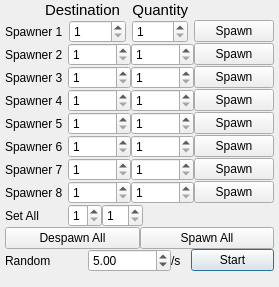
          <widget class="QWidget" name="spawn_tab">
           <attribute name="title">
            <string>Spawn</string>
           </attribute>
           <layout class="QVBoxLayout" name="verticalLayout_2">
            <property name="spacing">
             <number>0</number>
            </property>
            <property name="leftMargin">
             <number>5</number>
            </property>
            <property name="topMargin">
             <number>0</number>
            </property>
            <property name="rightMargin">
             <number>5</number>
            </property>
            <property name="bottomMargin">
             <number>5</number>
            </property>
            <item>
             <layout class="QHBoxLayout" name="horizontalLayout_30">
              <property name="spacing">
               <number>6</number>
              </property>
              <item>
               <spacer name="horizontalSpacer_3">
                <property name="orientation">
                 <enum>Qt::Horizontal</enum>
                </property>
                <property name="sizeHint" stdset="0">
                 <size>
                  <width>40</width>
                  <height>20</height>
                 </size>
                </property>
               </spacer>
              </item>
              <item>
               <widget class="QLabel" name="label_30">
                <property name="font">
                 <font>
                  <pointsize>11</pointsize>
                 </font>
                </property>
                <property name="text">
                 <string>Destination   Quantity</string>
                </property>
               </widget>
              </item>
              <item>
               <spacer name="horizontalSpacer_4">
                <property name="orientation">
                 <enum>Qt::Horizontal</enum>
                </property>
                <property name="sizeHint" stdset="0">
                 <size>
                  <width>85</width>
                  <height>20</height>
                 </size>
                </property>
               </spacer>
              </item>
             </layout>
            </item>
            <item>
             <layout class="QHBoxLayout" name="horizontalLayout_26">
              <property name="spacing">
               <number>6</number>
              </property>
              <item>
               <widget class="QLabel" name="label_26">
                <property name="font">
                 <font>
                  <weight>50</weight>
                  <bold>false</bold>
                 </font>
                </property>
                <property name="text">
                 <string>Spawner 1</string>
                </property>
               </widget>
              </item>
              <item>
               <widget class="QSpinBox" name="s1_destination_spinBox">
                <property name="minimum">
                 <number>1</number>
                </property>
                <property name="maximum">
                 <number>3</number>
                </property>
               </widget>
              </item>
              <item>
               <widget class="QSpinBox" name="s1_quantity_spinBox">
                <property name="minimum">
                 <number>1</number>
                </property>
               </widget>
              </item>
              <item>
               <widget class="QPushButton" name="s1_button">
                <property name="text">
                 <string>Spawn</string>
                </property>
                <property name="autoDefault">
                 <bool>false</bool>
                </property>
               </widget>
              </item>
             </layout>
            </item>
            <item>
             <layout class="QHBoxLayout" name="horizontalLayout">
              <item>
               <widget class="QLabel" name="label_8">
                <property name="text">
                 <string>Spawner 2</string>
                </property>
               </widget>
              </item>
              <item>
               <widget class="QSpinBox" name="s2_destination_spinBox">
                <property name="minimum">
                 <number>1</number>
                </property>
                <property name="maximum">
                 <number>3</number>
                </property>
               </widget>
              </item>
              <item>
               <widget class="QSpinBox" name="s2_quantity_spinBox">
                <property name="minimum">
                 <number>1</number>
                </property>
               </widget>
              </item>
              <item>
               <widget class="QPushButton" name="s2_button">
                <property name="text">
                 <string>Spawn</string>
                </property>
                <property name="autoDefault">
                 <bool>false</bool>
                </property>
               </widget>
              </item>
             </layout>
            </item>
            <item>
             <layout class="QHBoxLayout" name="horizontalLayout_3">
              <item>
               <widget class="QLabel" name="label_20">
                <property name="text">
                 <string>Spawner 3</string>
                </property>
               </widget>
              </item>
              <item>
               <widget class="QSpinBox" name="s3_destination_spinBox">
                <property name="minimum">
                 <number>1</number>
                </property>
                <property name="maximum">
                 <number>3</number>
                </property>
               </widget>
              </item>
              <item>
               <widget class="QSpinBox" name="s3_quantity_spinBox">
                <property name="minimum">
                 <number>1</number>
                </property>
               </widget>
              </item>
              <item>
               <widget class="QPushButton" name="s3_button">
                <property name="text">
                 <string>Spawn</string>
                </property>
                <property name="autoDefault">
                 <bool>false</bool>
                </property>
               </widget>
              </item>
             </layout>
            </item>
            <item>
             <layout class="QHBoxLayout" name="horizontalLayout_5">
              <item>
               <widget class="QLabel" name="label_21">
                <property name="text">
                 <string>Spawner 4</string>
                </property>
               </widget>
              </item>
              <item>
               <widget class="QSpinBox" name="s4_destination_spinBox">
                <property name="minimum">
                 <number>1</number>
                </property>
                <property name="maximum">
                 <number>3</number>
                </property>
               </widget>
              </item>
              <item>
               <widget class="QSpinBox" name="s4_quantity_spinBox">
                <property name="minimum">
                 <number>1</number>
                </property>
               </widget>
              </item>
              <item>
               <widget class="QPushButton" name="s4_button">
                <property name="text">
                 <string>Spawn</string>
                </property>
                <property name="autoDefault">
                 <bool>false</bool>
                </property>
               </widget>
              </item>
             </layout>
            </item>
            <item>
             <layout class="QHBoxLayout" name="horizontalLayout_27">
              <item>
               <widget class="QLabel" name="label_27">
                <property name="text">
                 <string>Spawner 5</string>
                </property>
               </widget>
              </item>
              <item>
               <widget class="QSpinBox" name="s5_destination_spinBox">
                <property name="minimum">
                 <number>1</number>
                </property>
                <property name="maximum">
                 <number>3</number>
                </property>
               </widget>
              </item>
              <item>
               <widget class="QSpinBox" name="s5_quantity_spinBox">
                <property name="minimum">
                 <number>1</number>
                </property>
               </widget>
              </item>
              <item>
               <widget class="QPushButton" name="s5_button">
                <property name="text">
                 <string>Spawn</string>
                </property>
                <property name="autoDefault">
                 <bool>false</bool>
                </property>
               </widget>
              </item>
             </layout>
            </item>
            <item>
             <layout class="QHBoxLayout" name="horizontalLayout_11">
              <item>
               <widget class="QLabel" name="label_22">
                <property name="text">
                 <string>Spawner 6</string>
                </property>
               </widget>
              </item>
              <item>
               <widget class="QSpinBox" name="s6_destination_spinBox">
                <property name="minimum">
                 <number>1</number>
                </property>
                <property name="maximum">
                 <number>3</number>
                </property>
               </widget>
              </item>
              <item>
               <widget class="QSpinBox" name="s6_quantity_spinBox">
                <property name="minimum">
                 <number>1</number>
                </property>
               </widget>
              </item>
              <item>
               <widget class="QPushButton" name="s6_button">
                <property name="text">
                 <string>Spawn</string>
                </property>
                <property name="autoDefault">
                 <bool>false</bool>
                </property>
               </widget>
              </item>
             </layout>
            </item>
            <item>
             <layout class="QHBoxLayout" name="horizontalLayout_23">
              <item>
               <widget class="QLabel" name="label_23">
                <property name="text">
                 <string>Spawner 7</string>
                </property>
               </widget>
              </item>
              <item>
               <widget class="QSpinBox" name="s7_destination_spinBox">
                <property name="minimum">
                 <number>1</number>
                </property>
                <property name="maximum">
                 <number>3</number>
                </property>
               </widget>
              </item>
              <item>
               <widget class="QSpinBox" name="s7_quantity_spinBox">
                <property name="minimum">
                 <number>1</number>
                </property>
               </widget>
              </item>
              <item>
               <widget class="QPushButton" name="s7_button">
                <property name="text">
                 <string>Spawn</string>
                </property>
                <property name="autoDefault">
                 <bool>false</bool>
                </property>
               </widget>
              </item>
             </layout>
            </item>
            <item>
             <layout class="QHBoxLayout" name="horizontalLayout_24">
              <item>
               <widget class="QLabel" name="label_24">
                <property name="text">
                 <string>Spawner 8</string>
                </property>
               </widget>
              </item>
              <item>
               <widget class="QSpinBox" name="s8_destination_spinBox">
                <property name="minimum">
                 <number>1</number>
                </property>
                <property name="maximum">
                 <number>3</number>
                </property>
               </widget>
              </item>
              <item>
               <widget class="QSpinBox" name="s8_quantity_spinBox">
                <property name="minimum">
                 <number>1</number>
                </property>
               </widget>
              </item>
              <item>
               <widget class="QPushButton" name="s8_button">
                <property name="text">
                 <string>Spawn</string>
                </property>
                <property name="autoDefault">
                 <bool>false</bool>
                </property>
               </widget>
              </item>
             </layout>
            </item>
            <item>
             <layout class="QHBoxLayout" name="horizontalLayout_32">
              <item>
               <widget class="QLabel" name="label_32">
                <property name="minimumSize">
                 <size>
                  <width>63</width>
                  <height>0</height>
                 </size>
                </property>
                <property name="text">
                 <string>Set All</string>
                </property>
               </widget>
              </item>
              <item>
               <widget class="QSpinBox" name="setAll_destination_spinBox">
                <property name="minimum">
                 <number>1</number>
                </property>
                <property name="maximum">
                 <number>3</number>
                </property>
               </widget>
              </item>
              <item>
               <widget class="QSpinBox" name="setAll_quantity_spinBox">
                <property name="minimum">
                 <number>1</number>
                </property>
               </widget>
              </item>
              <item>
               <spacer name="horizontalSpacer_2">
                <property name="orientation">
                 <enum>Qt::Horizontal</enum>
                </property>
                <property name="sizeHint" stdset="0">
                 <size>
                  <width>40</width>
                  <height>20</height>
                 </size>
                </property>
               </spacer>
              </item>
             </layout>
            </item>
            <item>
             <layout class="QHBoxLayout" name="horizontalLayout_29">
              <item>
               <widget class="QPushButton" name="despawn_button">
                <property name="text">
                 <string>Despawn All</string>
                </property>
                <property name="autoDefault">
                 <bool>false</bool>
                </property>
               </widget>
              </item>
              <item>
               <widget class="QPushButton" name="spawnAll_button">
                <property name="text">
                 <string>Spawn All</string>
                </property>
                <property name="autoDefault">
                 <bool>false</bool>
                </property>
               </widget>
              </item>
             </layout>
            </item>
            <item>
             <layout class="QHBoxLayout" name="horizontalLayout_28">
              <item>
               <widget class="QLabel" name="label_28">
                <property name="minimumSize">
                 <size>
                  <width>80</width>
                  <height>0</height>
                 </size>
                </property>
                <property name="text">
                 <string>Random</string>
                </property>
               </widget>
              </item>
              <item>
               <widget class="QDoubleSpinBox" name="random_spawn_spinBox">
                <property name="maximum">
                 <double>20.000000000000000</double>
                </property>
                <property name="singleStep">
                 <double>0.100000000000000</double>
                </property>
                <property name="value">
                 <double>5.000000000000000</double>
                </property>
               </widget>
              </item>
              <item>
               <widget class="QLabel" name="label_29">
                <property name="maximumSize">
                 <size>
                  <width>20</width>
                  <height>16777215</height>
                 </size>
                </property>
                <property name="text">
                 <string>/s</string>
                </property>
               </widget>
              </item>
              <item>
               <widget class="QPushButton" name="random_spawn_button">
                <property name="text">
                 <string>Start</string>
                </property>
                <property name="autoDefault">
                 <bool>true</bool>
                </property>
                <property name="default">
                 <bool>true</bool>
                </property>
               </widget>
              </item>
             </layout>
            </item>
            <item>
             <spacer name="verticalSpacer">
              <property name="orientation">
               <enum>Qt::Vertical</enum>
              </property>
              <property name="sizeType">
               <enum>QSizePolicy::Expanding</enum>
              </property>
              <property name="sizeHint" stdset="0">
               <size>
                <width>20</width>
                <height>10</height>
               </size>
              </property>
             </spacer>
            </item>
           </layout>
          </widget>
